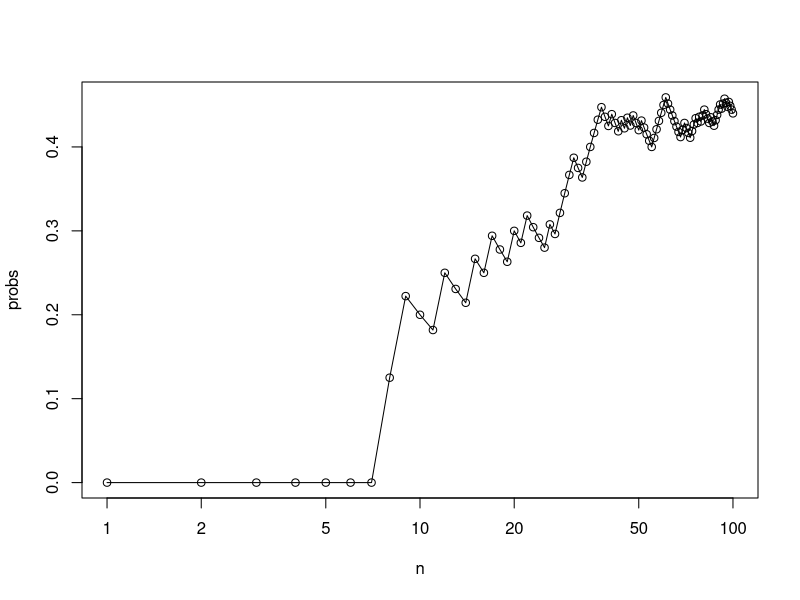
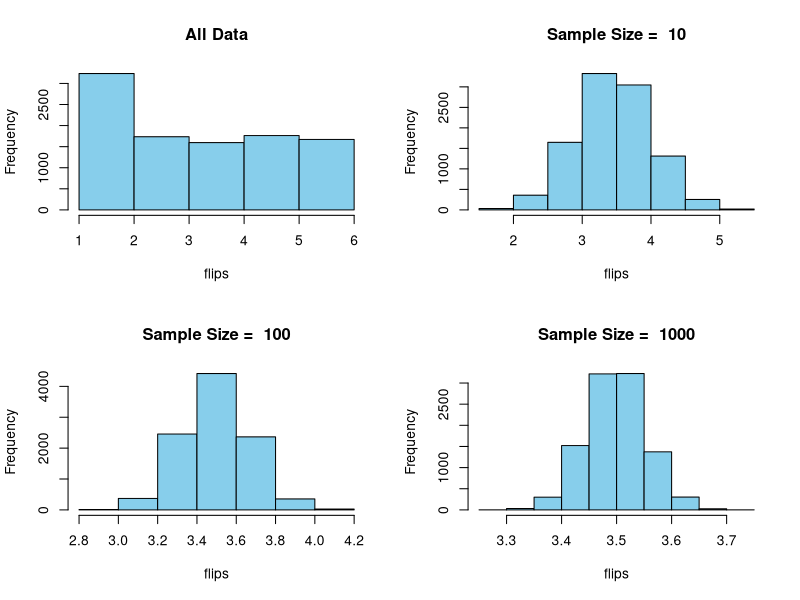

R code for these plots, in order: (Note: this script raises an error after producing the figures.)
##---- Sampling

N <- 100
flips <- sample(x=c(0,1), prob=c(.5, .5), size=N, replace=T)
cum <- cumsum(flips)
n <- 1:N
probs <- cum / n
plot(n, probs, type="o", log="x")

#----

##---- Sampling Distribution Simulation

samplingDist <- function(sampleSize, N) {
    flips <- NULL
    for (i in 1:N) {
        flips <- rbind(flips,mean(sample(x=seq(1, 6), prob=rep(1/6, 6), size=sampleSize, replace=T)))
    }
    hist(flips, breaks=6, col="skyblue", main=paste("Sample Size = ", sampleSize))

    cat("\n\n")
    cat("Sample Size: ", sampleSize)
    cat("\n", "Mean = ", mean(flips), "\n", "Std Dev =", sd(as.vector(flips)))
}

samplingDistributionSimu <- function () {
    N <- 10000
    flips <- sample(x=seq(1,6), prob=rep(1/6, 6), size=N, replace=T)

    par(mfrow=c(2,2))
    hist(flips, breaks=6, col="skyblue", main="All Data")
    cat("\n")
    cat("All Data")
    cat("\n", "Mean = ", mean(flips), "\n", "Std Dev =", sd(flips))

    samplingDist(10, N)
    samplingDist(100, N)
    samplingDist(1000, N)

    cat("\n\n")
    par(mfrow=c(1,1))
}
samplingDistributionSimu()

#----

#---- Confidence Interval Simulation

confidenceIntervalSimu <- function() {
    sampleSize <- 500
    popMean <- 100
    popStdDev <- 50
    reps <- 30
    zValue <- 1.96

    results <- c()
    for (i in 1:reps) {
        data <- rnorm(sampleSize, popMean, popStdDev)
        sampleMean <- mean(data)

        lower <- sampleMean - zValue*popStdDev/sqrt(sampleSize)
        higher <- sampleMean + zValue*popStdDev/sqrt(sampleSize)
        results <- rbind(results, c(round(sampleMean, digits=2),
                                paste(round(lower, digits=2), round(higher, digits=2), sep=", "),
                                popMean,
                                popMean <= higher && popMean >= lower))
    }

    cat("\nPopulation Mean: ", popMean, "\nPopulation Std Dev: ", popStdDev,
        "\nSample Size: ", sampleSize, "\nReps: ", reps)

    cat("\nWithin CI: ", length(which(output[,4]==T))/reps * 100, "%")
    cat("\n")

    output <- matrix(results, reps, 4)
    colnames(output) <- c("Sample Mean", "Confidence Interval", "Pop Mean", "Within CI")
    rownames(output) <- rep("", reps)
    print(output, min.colwidth=20, page.width=100, prefix.width=0, quote=F)
}

confidenceIntervalSimu()
#----
